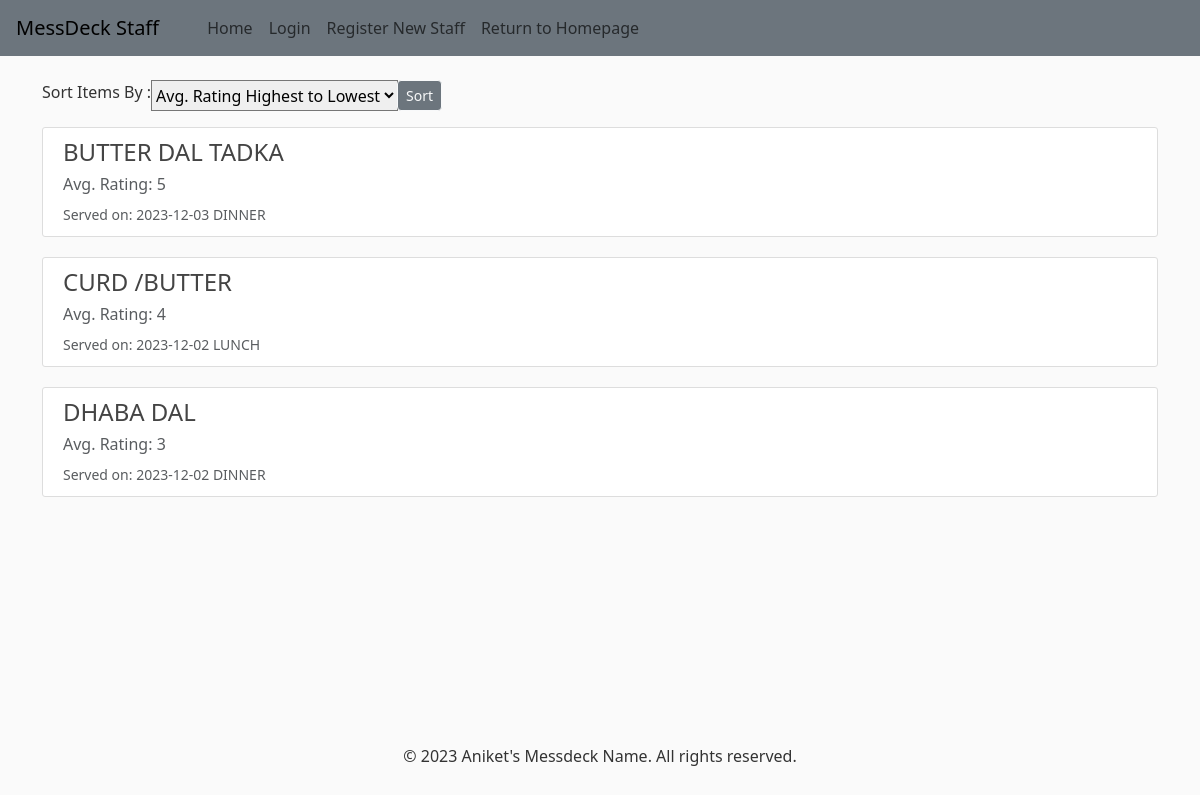
Screenshot of /staff/menu-item-ratings/ with the database file from the repository.
### student/models.py (models this page shows, shortened)
class MenuItems(models.Model):
	date_to_be_served=models.CharField(max_length=10, default=None, null=True)
	meal=models.CharField(max_length=9, default=None, null=True)
	item_name=models.CharField(max_length=255, default=None, null=True)
	ratings=models.TextField(default="", blank=True)
	avg_rating=models.IntegerField(default=0, null=True)

### staff/views.py (the view)
# urls.py: path("menu-item-ratings/", views.MenuItemListView.as_view(), name='menu-item-ratings'),
class MenuItemListView(ListView):
	model=MenuItems
	context_object_name='items'
	template_name='staff/menuitems_list.html'
	form_class=ItemsSortForm
	def get_queryset(self):
		queryset = super().get_queryset()
		sortby = self.request.GET.get('sortby')
		if sortby:
			return queryset.order_by(sortby)
		else:
			return queryset.order_by('-avg_rating')
	def get_context_data(self, **kwargs):
		context = super().get_context_data(**kwargs)
		context['sort_form'] = self.form_class(initial={'sortby': self.request.GET.get('sortby')})
		return context

### staff/forms.py
class ItemsSortForm(forms.Form):
    CHOICES=[
        ('-avg_rating', 'Avg. Rating Highest to Lowest'),
        ('avg_rating', 'Avg. Rating Lowest to Highest'),
        ('-date_to_be_served', 'Date Served Newest to Oldest'),
        ('date_to_be_served', 'Date Served Oldest to Newest'),
    ]
    sortby = forms.ChoiceField(label="Sort Items By ", choices=CHOICES, required=False)

### staff/templates/staff/menuitems_list.html
{% extends "staff/dashboard.html" %}
{% block content %}
  <div class="container">
      <form method="get">
          <div class="input-group input-group-sm mb-3">
              {{ sort_form }}
              <div class="input-group-append">
                  <button class="btn btn-sm btn-outline-light bg-secondary" type="submit">Sort</button>
              </div>
          </div>
      </form>
    {% for item in items %}
      {% if item.ratings != "" %}
        <article class="media content-section">
          <div class="media-body">
            <h4 class="article-title">{{ item.item_name }}</h4>
            <div><h6 class="text-muted">Avg. Rating: {{ item.avg_rating }}</h6></div>
            <div><small class="text-muted">Served on: {{ item.date_to_be_served }} {{item.meal}}</small></div>
          </div>
        </article>
      {% endif %}
    {% endfor %}
  </div>
{% endblock content %}

### staff/static/staff/main.css (style rules this page uses)
body { background: #fafafa; color: #333333; margin-top: 5rem; }
h1, h2, h3, h4, h5, h6 { color: #444444; }
.content-section { background: #ffffff; padding: 10px 20px; border: 1px solid #dddddd; border-radius: 3px; margin-bottom: 20px; }
.article-title { color: #444444; }

### rows the page displays
MenuItems: item_name "BUTTER DAL TADKA", avg_rating "5", date_to_be_served "2023-12-03", meal "DINNER"
MenuItems: item_name "CURD /BUTTER", avg_rating "4", date_to_be_served "2023-12-02", meal "LUNCH"
MenuItems: item_name "DHABA DAL", avg_rating "3", date_to_be_served "2023-12-02", meal "DINNER"
